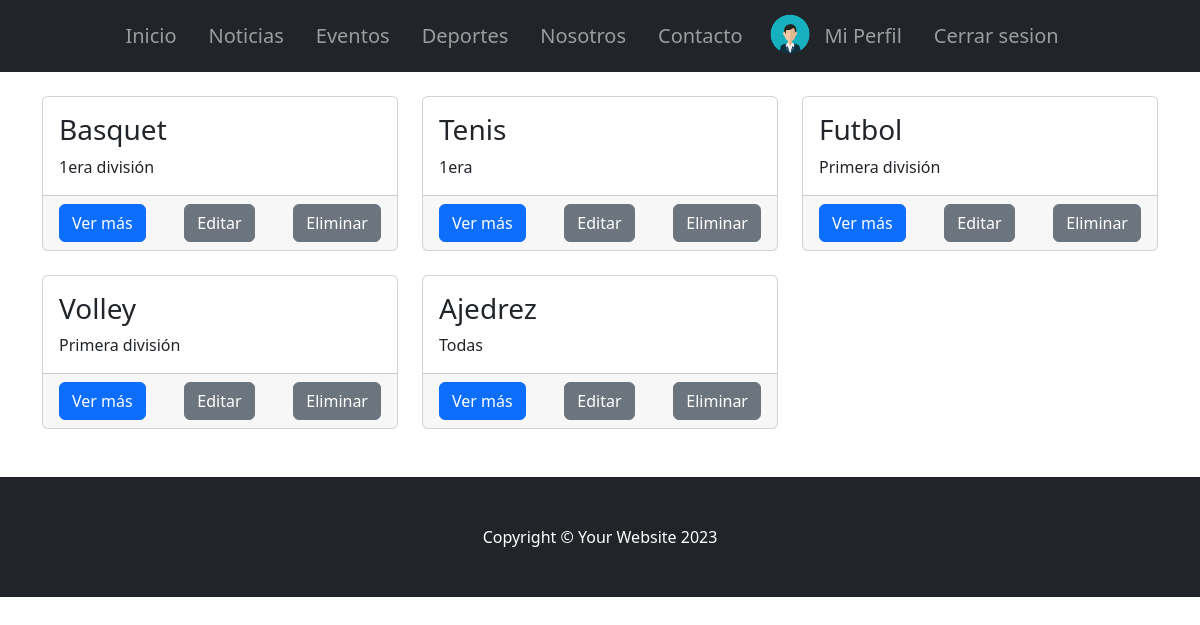
The app's page /AppClub/listarDeportes/ (signed in), older data.
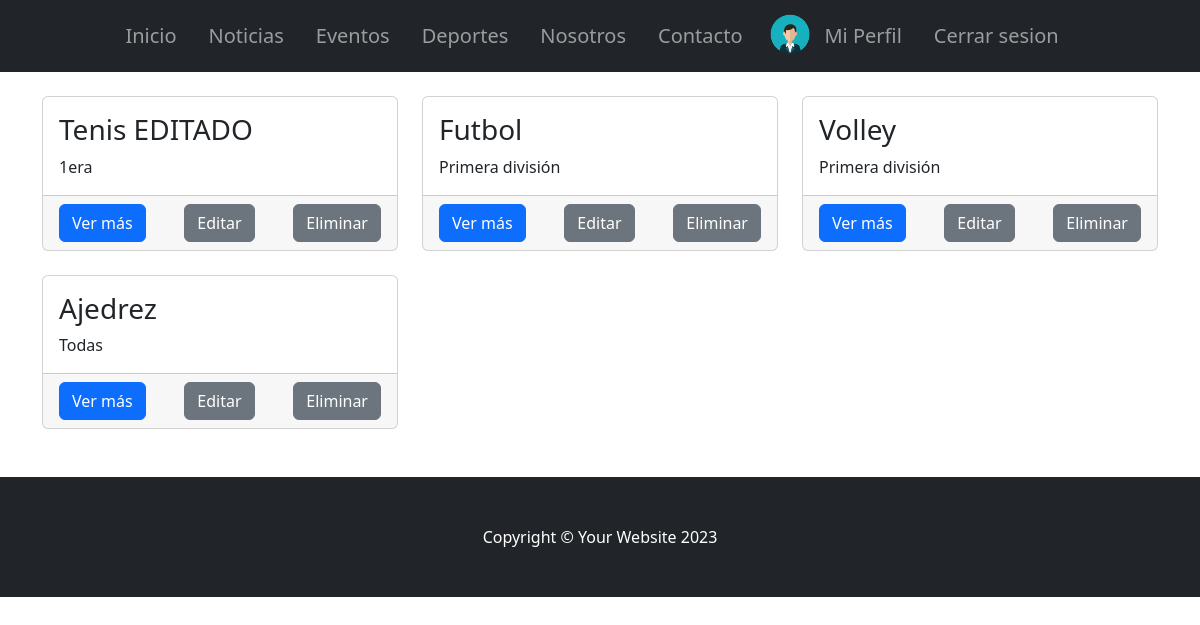
The same page, newer data.
### AppClub/models.py (models this page shows, shortened)
class Deporte(models.Model):
    nombre = models.CharField(max_length=60)
    descripcion = models.CharField(max_length=60)
    categoria = models.CharField(max_length=60)

### AppClub/views.py (the view)
# urls.py: path("listarDeportes/", DeporteList.as_view(), name="listarDeportes"),
class DeporteList(ListView):
    model = Deporte
    template_name = "deporte_list.html"
    context_object_name = "deportes"

### AppClub/templates/deporte_list.html (shortened to what this page needs)
{% extends 'padre.html' %}
{% block ContenidoQueCambia %}
<div class="container mt-4 mb-4">
    <div class="row">
        {% for deporte in deportes %}
            <div class="col-lg-4 col-md-6 mb-4">
                <div class="card h-100">
                    <div class="card-body">
                        <h3 class="card-title">{{ deporte.nombre }}</h3>
                        <p class="card-text">{{ deporte.categoria }}</p>
                    </div>
                    <div class="card-footer d-flex justify-content-between">
                        <a class="btn btn-primary btn-block" href="{% url 'detallarDeportes' pk=deporte.pk %}">Ver más</a>
                        {% if user.is_staff %}
                            <a class="btn btn-secondary btn-block" href="{% url 'actualizarDeportes' deporte.id %}">Editar</a>
                            <form action="{% url 'eliminarDeportes' deporte.id %}" method="post">
                                <button type="submit" class="btn btn-secondary btn-block">Eliminar</button>
                            </form>
                        {% endif %}
                    </div>
                </div>
            </div>
        {% empty %}
            <p>No hay deportes disponibles.</p>
        {% endfor %}
    </div>
</div>
{% endblock ContenidoQueCambia %}

Row changes from the older to the newer data that the page shows:
removed Deporte: nombre "Basquet", categoria "1era división"
changed Deporte "1era": nombre "Tenis" → "Tenis EDITADO"
